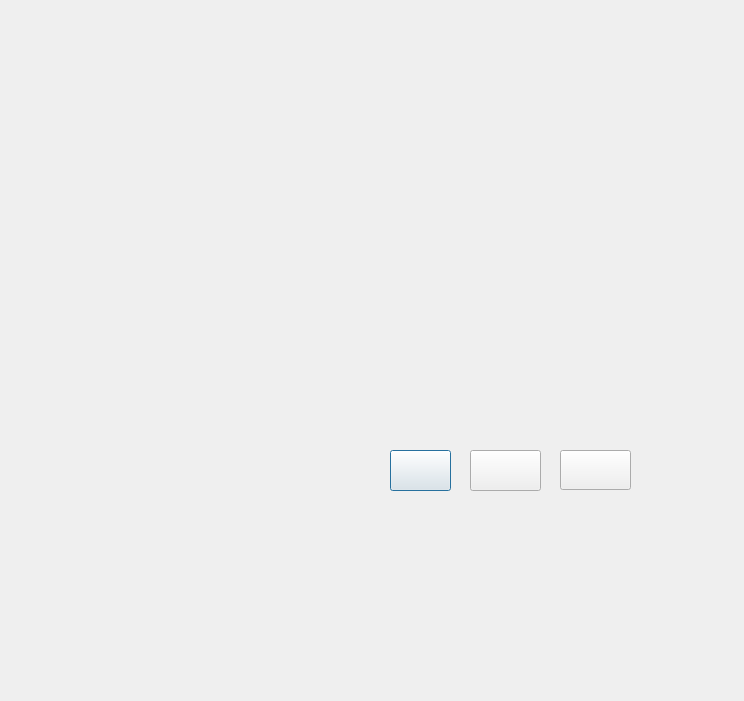
<?xml version="1.0" encoding="UTF-8"?>
<ui version="4.0">
 <class>Result2_1Dialog</class>
 <widget class="QDialog" name="Result2_1Dialog">
  <property name="geometry">
   <rect>
    <x>0</x>
    <y>0</y>
    <width>744</width>
    <height>701</height>
   </rect>
  </property>
  <property name="styleSheet">
   <string notr="true">border-image: url(:/images/l_2_1.png);</string>
  </property>
  <widget class="QPushButton" name="difficultyUpBtn">
   <property name="geometry">
    <rect>
     <x>390</x>
     <y>450</y>
     <width>61</width>
     <height>41</height>
    </rect>
   </property>
   <property name="styleSheet">
    <string notr="true">border-image: url(:/images/next_level_button.png);</string>
   </property>
   <property name="text">
    <string/>
   </property>
  </widget>
  <widget class="QPushButton" name="nextLevelBtn">
   <property name="geometry">
    <rect>
     <x>470</x>
     <y>450</y>
     <width>71</width>
     <height>41</height>
    </rect>
   </property>
   <property name="styleSheet">
    <string notr="true">border-image: url(:/images/next_cart_button.png);</string>
   </property>
   <property name="text">
    <string/>
   </property>
  </widget>
  <widget class="QPushButton" name="backToMenuBtn">
   <property name="geometry">
    <rect>
     <x>560</x>
     <y>450</y>
     <width>71</width>
     <height>40</height>
    </rect>
   </property>
   <property name="styleSheet">
    <string notr="true">border-image: url(:/images/main_window.png);</string>
   </property>
   <property name="text">
    <string/>
   </property>
  </widget>
 </widget>
 <resources/>
 <connections/>
</ui>
